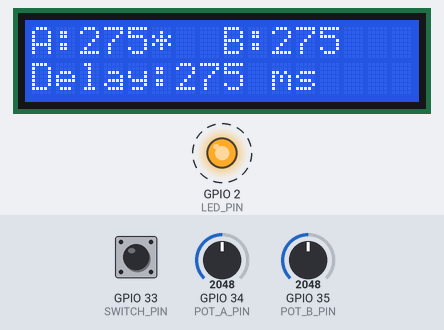
Bench run of a program on a simulated ESP32. On the bench: 16×2 character LCD, output pins drawn as LEDs (lit = HIGH). Dashed ring = blinking. The test bench sets the inputs (shaded band); at power-on: GPIO 33 (SWITCH_PIN) HIGH, GPIO 34 (POT_A_PIN) = 2048, GPIO 35 (POT_B_PIN) = 2048. What the program prints to the serial monitor is not drawn.

Above: at 2.2 s.
2.3 s: GPIO 33 (SWITCH_PIN) pulled LOW for 0.15 s
3.0 s: GPIO 34 (POT_A_PIN) set to 491
At 3.25 s:
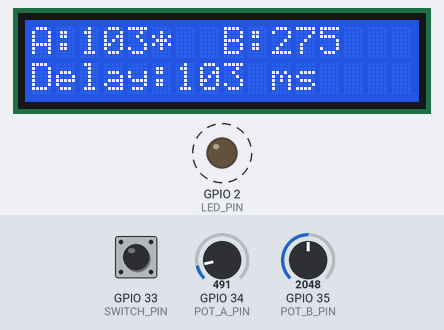
4.5 s: GPIO 33 (SWITCH_PIN) pulled LOW for 1 s
At 4.85 s:
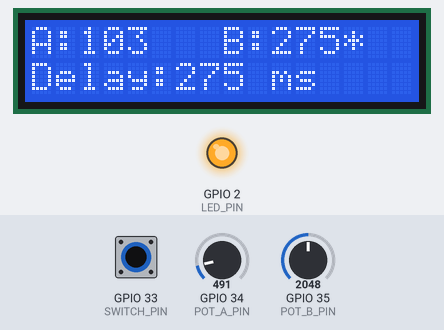
6.1 s: GPIO 35 (POT_B_PIN) set to 2866
At 6.27 s:
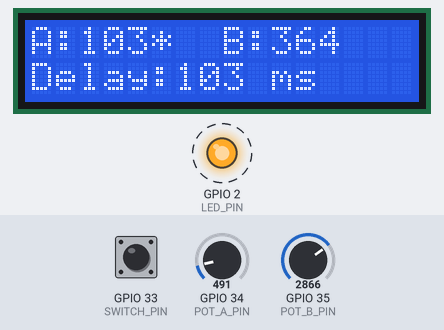
7.6 s: GPIO 34 (POT_A_PIN) set to 0
9.2 s: GPIO 34 (POT_A_PIN) set to 1228
At 9.44 s:
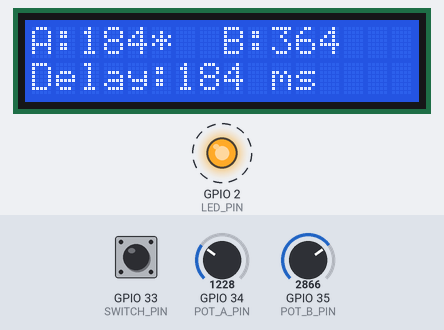
Timing chart, 0 to 11.7 s (numbered marks = the images above; inputs shaded):
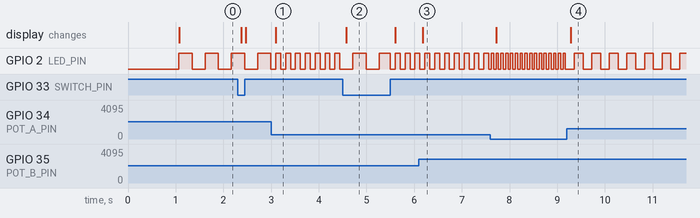

The program:

main.cpp
```cpp
// Built in Platformio

#include <Arduino.h>
#include <LiquidCrystal.h>

// --- Pin Definitions ---
const int LED_PIN = 2;
const int POT_A_PIN = 34;
const int POT_B_PIN = 35;
const int SWITCH_PIN = 33;

// --- LCD Pins (RS, E, D4, D5, D6, D7) ---
LiquidCrystal lcd(12, 13, 14, 27, 26, 25);

// --- Variables ---
int rateA = 0, rateB = 0;
int activeDelay = 0;
bool sliderA_active = true;
int ledState = LOW;
unsigned long prevBlinkMillis = 0;
unsigned long prevLcdMillis = 0;

// LCD update every 100 ms
const unsigned long LCD_INTERVAL = 100;

void setup() {
  Serial.begin(115200);
  pinMode(LED_PIN, OUTPUT);
  pinMode(SWITCH_PIN, INPUT_PULLUP);

  lcd.begin(16, 2);
  lcd.clear();
  lcd.print("Slider Control");
  delay(1000);
  lcd.clear();
}

void loop() {
  unsigned long currentMillis = millis();

  // --- Read potentiometers ---
  rateA = map(analogRead(POT_A_PIN), 0, 4095, 50, 500);
  rateB = map(analogRead(POT_B_PIN), 0, 4095, 50, 500);

  // --- Switch logic (toggle switch) ---
  sliderA_active = (digitalRead(SWITCH_PIN) == HIGH);

  // --- Choose active delay ---
  activeDelay = sliderA_active ? rateA : rateB;

  // --- Non-blocking LED blink ---
  if (currentMillis - prevBlinkMillis >= activeDelay) {
    prevBlinkMillis = currentMillis;
    ledState = !ledState;
    digitalWrite(LED_PIN, ledState);
  }

  // --- Throttled LCD update ---
  if (currentMillis - prevLcdMillis >= LCD_INTERVAL) {
    prevLcdMillis = currentMillis;

    lcd.setCursor(0, 0);
    lcd.print("A:");
    lcd.print(rateA);
    lcd.print(sliderA_active ? "* " : "  ");

    lcd.setCursor(8, 0);
    lcd.print("B:");
    lcd.print(rateB);
    lcd.print(!sliderA_active ? "*" : " ");

    lcd.setCursor(0, 1);
    lcd.print("Delay:");
    lcd.print(activeDelay);
    lcd.print(" ms   ");

    Serial.printf("Active: %c | rateA=%d | rateB=%d | delay=%d\n",
                  (sliderA_active ? 'A' : 'B'), rateA, rateB, activeDelay);
  }
}
```

Measured:
- after the input at 3.0 s, GPIO 2 (LED_PIN): alternates HIGH for 0.10 s and LOW for 0.10 s, starting after 0.10 s; the display: changes after 0.10 s (image 1)
- after the input at 4.5 s, the display: changes after 0.08 s (image 2)
- after the input at 6.1 s, the display: changes after 0.08 s (image 3)
- after the input at 7.6 s, GPIO 2 (LED_PIN): alternates HIGH for 0.05 s and LOW for 0.05 s, starting at once
- after the input at 9.2 s, GPIO 2 (LED_PIN): alternates HIGH for 0.18 s and LOW for 0.18 s, starting after 0.16 s; the display: changes after 0.08 s (image 4)
- by itself, GPIO 2 (LED_PIN): alternates HIGH for 0.28 s and LOW for 0.28 s
